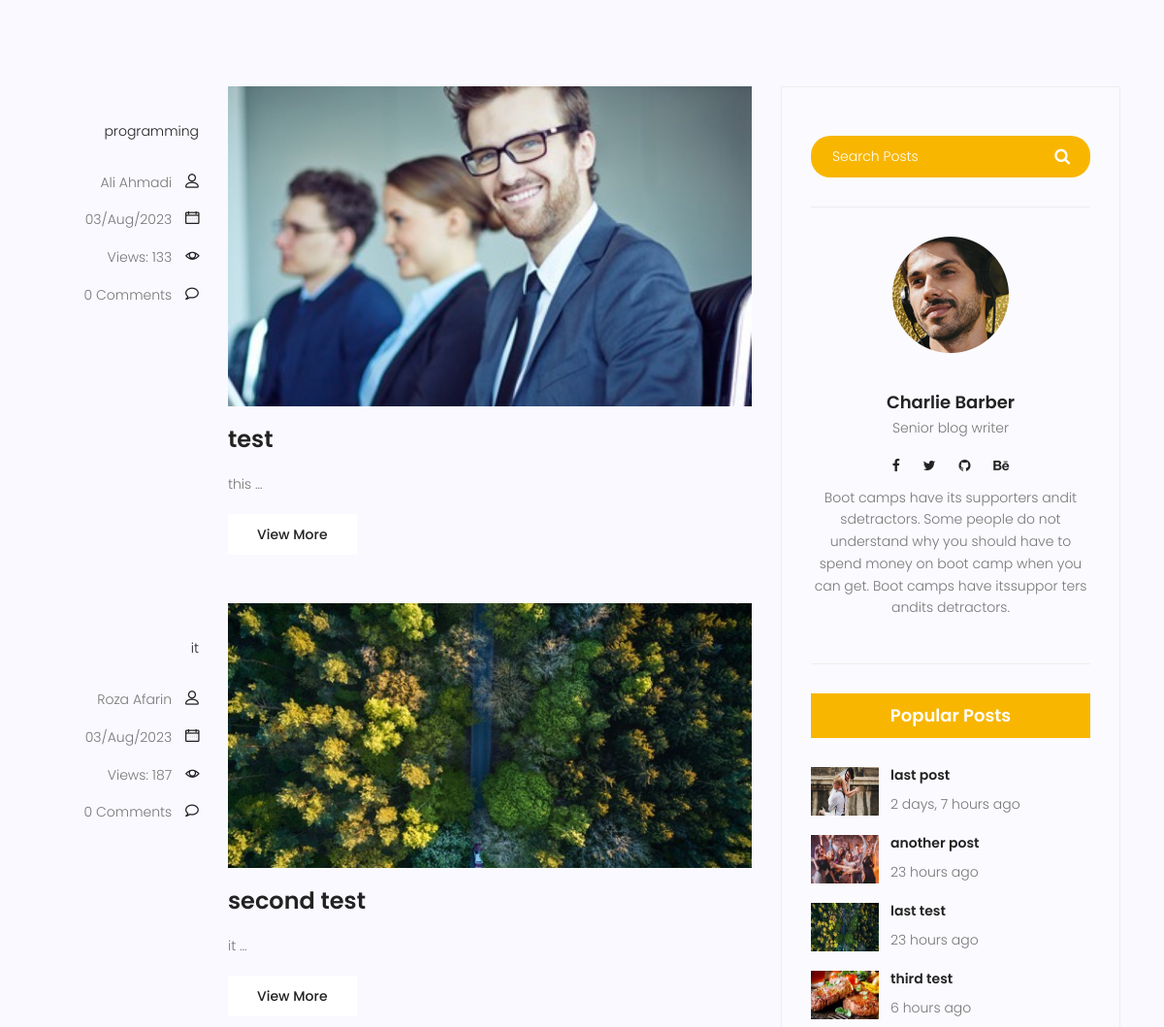
Page /blog/search/ (middle part) on the earlier database version.
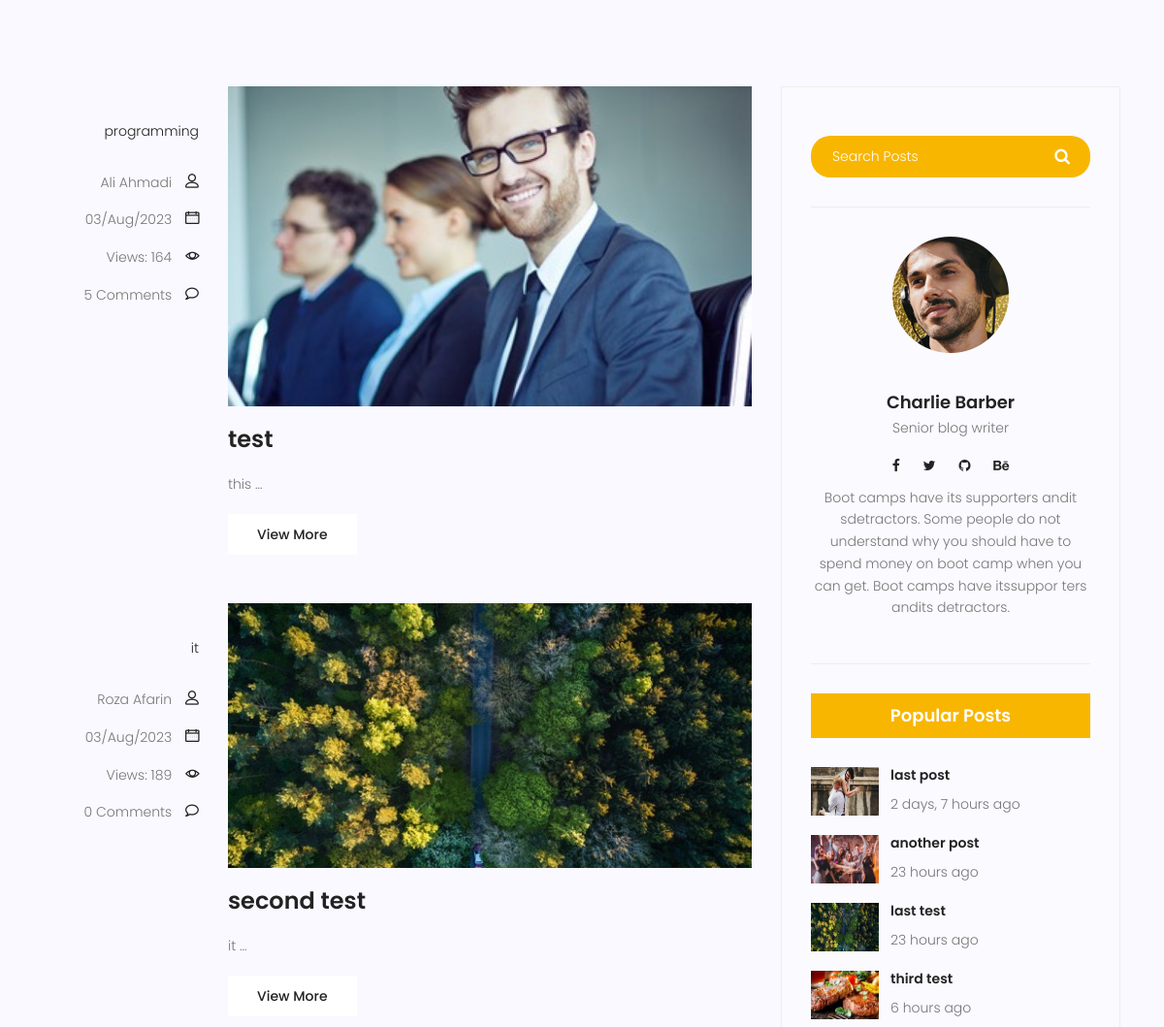
Same page on the later database version.
### blog/models.py (models this page shows, shortened)
class Category(models.Model) :
    name = models.CharField(max_length=255)
    def __str__(self):
        return self.name

class post(models.Model):
    image = models.ImageField(upload_to='blog',default='blog/default.jpg')
    author = models.ForeignKey(User,on_delete=models.SET_NULL,null=True)
    title = models.CharField(max_length = 255)
    content = models.TextField()
    tags = TaggableManager()
    category = models.ManyToManyField(Category)
    conted_vies = models.IntegerField(default = 0)
    status = models.BooleanField(default = False)
    published_date = models.DateTimeField(auto_now = True)
    created_date = models.DateTimeField(auto_now_add = True)
    updated_date = models.DateTimeField(auto_now = True)
    hit_count_generic = GenericRelation(HitCount, object_id_field='object_pk',
    related_query_name='hit_count_generic_relation')
    '''
    def get_absolute_url(self):
        return reverse('blog:detail',kwargs={'pk':self.id})
    '''

### blog/views.py (the view)
# urls.py: path('search/',blog_search,name='search'),
def blog_search(request):
    posts = post.objects.filter(published_date__lte=timezone.now(),status = 1)
    if request.method=='GET':
        if s:= request.GET.get('s'):
            posts = posts.filter(content__contains=s)
    context = {'posts':posts}
    return render(request,'blog/blog-home.html',context)#template

### blog/templatetags/custom_tags.py (called while the page is built)
@register.simple_tag(name='comment_count')
def count_comments(pid):
    posts = post.objects.get(id=pid)
    return Comment.objects.filter(post=posts).count()

@register.inclusion_tag('blog/latest-posts.html')
def latestposts(arg=2):
    posts = post.objects.filter(status=1).order_by('published_date')[:arg]
    return {'posts':posts}

@register.inclusion_tag('blog/post-cat.html')
def postcategories():
    posts = post.objects.filter(status=1)
    categories = Category.objects.all()
    cat_dict = {}
    for cat in categories:
        cat_dict[cat] = posts.filter(category=cat).count()
        return {'cat':cat_dict}

### templates/blog/blog-home.html (shortened to what this page needs)
{% extends 'base.html'%}
{% load hitcount_tags %}
{% load static %}
{% block content%}
{% load custom_tags %}
<section class="top-category-widget-area pt-90 pb-90 ">
</section>
<section class="post-content-area">
	<div class="container">
		<div class="row">
			<div class="col-lg-8 posts-list">
				{%for post in posts%}
				<div class="single-post row">
					<div class="col-lg-3  col-md-3 meta-details">
						<ul class="tags">
							{% for cat in post.category.all %}
								<li><a href="{% url 'blog:category' cat_name=cat.name %}">{{cat.name}}</a>{% if not forloop.last %},{% endif %}</li>
							{% endfor %}
						</ul>
						<div class="user-details row">
							<p class="user-name col-lg-12 col-md-12 col-6"><a href="{% url 'blog:author' author_username=post.author.username %}">{{post.author.get_full_name}}</a> <span
									class="lnr lnr-user"></span></p>
							<p class="date col-lg-12 col-md-12 col-6"><a href="#">{{post.published_date|date:'d/M/Y'}}</a> <span
									class="lnr lnr-calendar-full"></span></p>
							<p class="view col-lg-12 col-md-12 col-6"><a href="#">Views: {{post.conted_vies}}</a> <span
									class="lnr lnr-eye"></span></p>
							<p class="comments col-lg-12 col-md-12 col-6"><a href="#">{% comment_count post.id %} Comments</a> <span
									class="lnr lnr-bubble"></span></p>
						</div>
					</div>
					<div class="col-lg-9 col-md-9 ">
						<div class="feature-img">
							<img class="img-fluid" src="{{post.image.url}}" alt="">
						</div>
						<a class="posts-title" href="{% url 'blog:detail' pk=post.id %}">
							<h3>{{post.title}}</h3>
						</a>
						<p class="excert">
							{{post.content|truncatewords:1}}
						</p>
						<a href="{% url 'blog:detail' pk=post.id %}" class="primary-btn">View More</a>
					</div>
				</div>
                {% endfor %}
			</div>
			<div class="col-lg-4 sidebar-widgets">
				<div class="widget-wrap">
					    {% include 'blog/blog-search.html' %}
						{% include 'blog/blog-writer.html' %}
						{% latestposts 4 %}
				</div>
			</div>
		</div>
	</div>
</section>
{% endblock %}

### templates/base.html (shortened to what this page needs)
{% load static %}
<!DOCTYPE html>
<html lang="zxx" class="no-js">
<head>
    <link rel="stylesheet" href="{% static 'css/linearicons.css' %}">
    <link rel="stylesheet" href="{% static 'css/font-awesome.min.css' %}">
    <link rel="stylesheet" href="{% static 'css/bootstrap.css' %}">
    <link rel="stylesheet" href="{% static 'css/magnific-popup.css' %}">
    <link rel="stylesheet" href="{% static 'css/jquery-ui.css' %}">
    <link rel="stylesheet" href="{% static 'css/nice-select.css' %}">
    <link rel="stylesheet" href="{% static 'css/animate.min.css' %}">
    <link rel="stylesheet" href="{% static 'css/owl.carousel.css' %}">
    <link rel="stylesheet" href="{% static 'css/main.css' %}">
</head>
<body>
    {% block content %}
    {% endblock %}
</body>
</html>

### templates/blog/blog-search.html
{% load static %}
<div class="single-sidebar-widget search-widget">
    <form class="search-form" action="{% url 'blog:search' %}" method='get'>
        <input placeholder="Search Posts" name="s" type="text" onfocus="this.placeholder = ''"
            onblur="this.placeholder = 'Search Posts'">
        <button type="submit"><i class="fa fa-search"></i></button>
    </form>
</div>

### templates/blog/blog-writer.html
{% load static %}
<div class="single-sidebar-widget user-info-widget">
    <img src="{% static 'img/blog/user-info.png' %}" alt="">
    <a href="#">
        <h4>Charlie Barber</h4>
    </a>
    <p>
        Senior blog writer
    </p>
    <ul class="social-links">
        <li><a href="#"><i class="fa fa-facebook"></i></a></li>
        <li><a href="#"><i class="fa fa-twitter"></i></a></li>
        <li><a href="#"><i class="fa fa-github"></i></a></li>
        <li><a href="#"><i class="fa fa-behance"></i></a></li>
    </ul>
    <p>
        Boot camps have its supporters andit sdetractors. Some people do not understand why you
        should have to spend money on boot camp when you can get. Boot camps have itssuppor ters
        andits detractors.
    </p>
</div>

### templates/blog/latest-posts.html
{% load static %}
{% load humanize %}
<div class="single-sidebar-widget popular-post-widget">
    <h4 class="popular-title">Popular Posts</h4>
    <div class="popular-post-list">
        {% for post in posts %}
        <div class="single-post-list d-flex flex-row align-items-center">
            <div class="thumb">
                <img class="img-fluid" src="{{post.image.url}}" alt="">
            </div>
            <div class="details">
                <a href="{% url 'blog:detail' pk=post.id %}">
                    <h6>{{ post.title}}</h6>
                </a>
                <p>{{post.published_date|naturaltime}}</p>
            </div>
        </div>
        {% endfor %}
    </div>
</div>

### templates/blog/post-cat.html (shortened to what this page needs)
{% load static %}

Differences in the rows shown:
changed post "test": conted_vies "133" → "164"; id "0" → "5"
changed post "second test": conted_vies "187" → "189"
